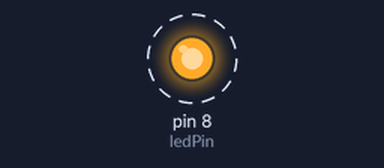
Recording of a sketch running on a simulated Arduino Uno, built with avr-gcc and run on an emulated ATmega328P. Parts: output pins drawn as LEDs (lit = HIGH). Dashed ring = blinking.

Above: at 0.5 s.
Timing chart, 0 to 4.6 s (numbered marks = the images above):
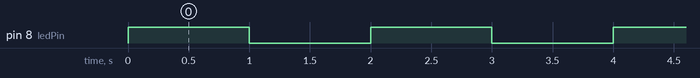

Measured:
- by itself, pin 8 (ledPin): alternates HIGH for 1.0 s and LOW for 1.0 s

The sketch:

task3.ino
```cpp
#define LED_NUMBER 8

void setup() {
  // initialize digital pin ledPin as an output.
  int ledPin = LED_NUMBER;
  pinMode(ledPin, OUTPUT);
}

// the loop function runs over and over again forever
void loop() {
  int ledPin = LED_NUMBER;
  digitalWrite(ledPin, HIGH);   // turn the LED on (HIGH is the voltage level)
  delay(1000);                       // wait for a second
  digitalWrite(ledPin, LOW);    // turn the LED off by making the voltage LOW
  delay(1000);                       // wait for a second


}
```
